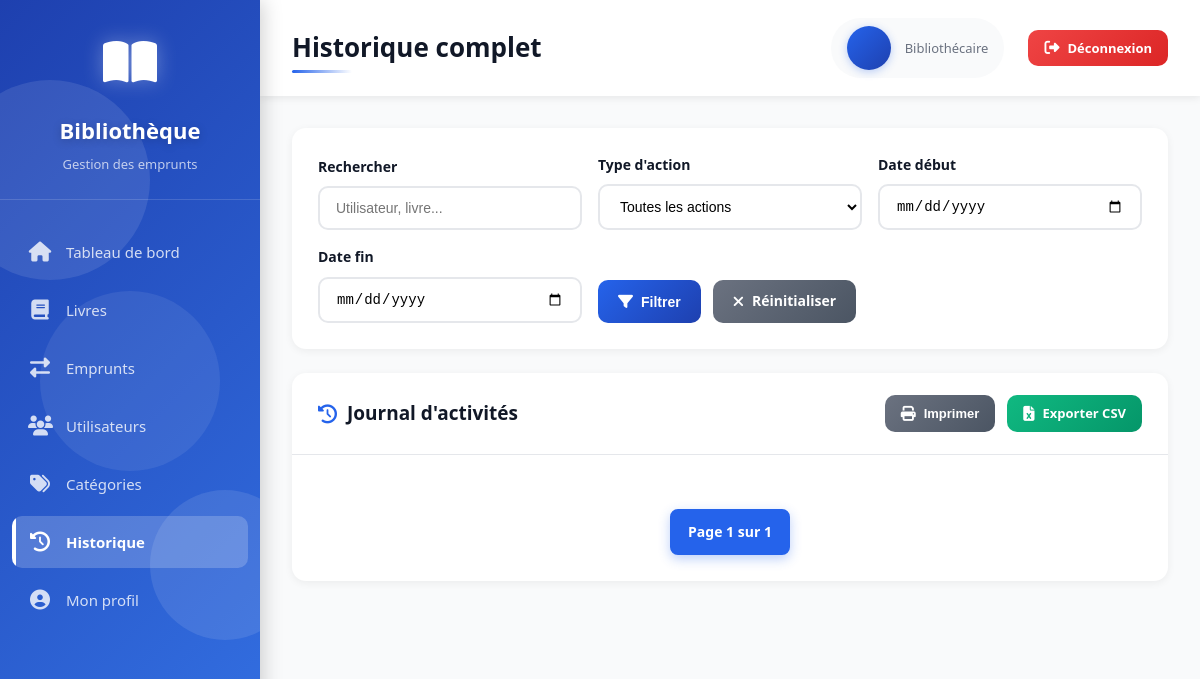
Before: /history/ (signed in) with the older database file.
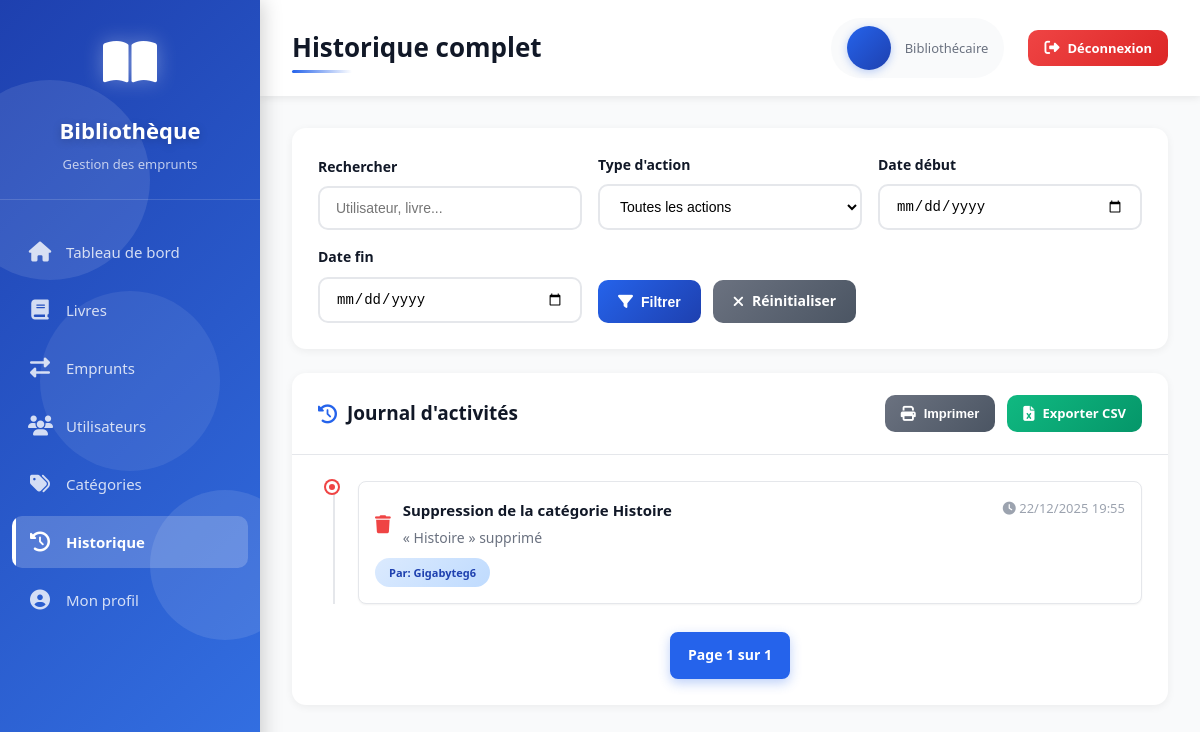
After: the same page with the newer database file.
### books/models.py (models this page shows, shortened)
class ActivityLog(models.Model):
    ACTION_CHOICES = [
        ("loan", "Emprunt"),
        ("return", "Retour"),
        ("add_book", "Ajout livre"),
        ("add_user", "Ajout utilisateur"),
        ("update", "Modification"),
        ("delete", "Suppression"),
    ]
    action_type = models.CharField(max_length=20, choices=ACTION_CHOICES)
    title = models.CharField(max_length=150)
    description = models.TextField()
    user = models.CharField(max_length=150, null=True, blank=True)
    performed_by = models.ForeignKey(
        "auth.User", on_delete=models.SET_NULL, null=True, blank=True
    )
    timestamp = models.DateTimeField(auto_now_add=True)
    def icon(self):
        return {
            "loan": "arrow-right",
            "return": "arrow-left",
            "add_book": "book-medical",
            "add_user": "user-plus",
            "update": "edit",
            "delete": "trash",
        }.get(self.action_type, "info-circle")

### app/views.py (the view)
# urls.py: path('history/', views.history, name="history"),
@login_required(login_url="signin")
def history(request):
    activities = ActivityLog.objects.all().order_by("-timestamp")
    search = request.GET.get("search", "")
    action_type = request.GET.get("action_type", "")
    date_from = request.GET.get("date_from", "")
    date_to = request.GET.get("date_to", "")
    if search:
        activities = activities.filter(
            Q(title__icontains=search) |
            Q(description__icontains=search) |
            Q(user__icontains=search)
        )
    if action_type:
        activities = activities.filter(action_type=action_type)
    if date_from:
        activities = activities.filter(timestamp__date__gte=date_from)
    if date_to:
        activities = activities.filter(timestamp__date__lte=date_to)
    paginator = Paginator(activities, 10)
    page_number = request.GET.get("page")
    page_obj = paginator.get_page(page_number)
    return render(request, "history.html", {
        "activities": page_obj,
        "search_query": search,
        "action_type": action_type,
        "date_from": date_from,
        "date_to": date_to,
        "page_obj": page_obj,
        "is_paginated": True,
    })

### templates/history.html (shortened to what the changed rows need)
{% extends 'base.html' %}
{% block page_title %}Historique complet{% endblock %}
{% block content %}
<div class="card">
    <div class="card-body">
        <div style="position: relative; padding-left: 40px;">
            <div style="position: absolute; left: 15px; top: 0; bottom: 0; width: 2px; background: #e5e7eb;"></div>
            {% for activity in activities %}
            <div style="position: relative; margin-bottom: 24px;">
                <div style="position: absolute; left: -32px; width: 12px; height: 12px; border-radius: 50%; background:
                    {% if activity.action_type == 'loan' %}#3b82f6
                    {% elif activity.action_type == 'return' %}#10b981
                    {% elif activity.action_type == 'add_book' or activity.action_type == 'add_user' %}#8b5cf6
                    {% elif activity.action_type == 'update' %}#f59e0b
                    {% elif activity.action_type == 'delete' %}#ef4444
                    {% else %}#6b7280{% endif %};
                    border: 3px solid white; box-shadow: 0 0 0 2px
                    {% if activity.action_type == 'loan' %}#3b82f6
                    {% elif activity.action_type == 'return' %}#10b981
                    {% elif activity.action_type == 'add_book' or activity.action_type == 'add_user' %}#8b5cf6
                    {% elif activity.action_type == 'update' %}#f59e0b
                    {% elif activity.action_type == 'delete' %}#ef4444
                    {% else %}#6b7280{% endif %};"></div>
                <div style="background: white; border: 1px solid #e5e7eb; border-radius: 8px; padding: 16px; box-shadow: 0 1px 2px rgba(0,0,0,0.05);">
                    <div style="display: flex; justify-content: space-between; align-items: start; margin-bottom: 8px;">
                        <div style="display: flex; align-items: center; gap: 12px;">
                            <i class="fas fa-{{ activity.icon }}" style="color:
                                {% if activity.action_type == 'loan' %}#3b82f6
                                {% elif activity.action_type == 'return' %}#10b981
                                {% elif activity.action_type == 'add_book' or activity.action_type == 'add_user' %}#8b5cf6
                                {% elif activity.action_type == 'update' %}#f59e0b
                                {% elif activity.action_type == 'delete' %}#ef4444
                                {% else %}#6b7280{% endif %}; font-size: 18px;"></i>
                            <div>
                                <strong style="font-size: 15px; color: #111827;">{{ activity.title }}</strong>
                                <p style="margin: 4px 0 0 0; font-size: 14px; color: #6b7280;">{{ activity.description }}</p>
                            </div>
                        </div>
                        <span style="font-size: 13px; color: #9ca3af; white-space: nowrap;">
                            <i class="fas fa-clock"></i>
                            {{ activity.timestamp|date:"d/m/Y H:i" }}
                        </span>
                    </div>
                    <div style="display: flex; gap: 8px; margin-top: 8px;">
                        {% if activity.performed_by %}
                        <span class="badge badge-info" style="font-size: 11px;">
                            Par: {{ activity.performed_by }}
                        </span>
                        {% endif %}
                    </div>
                </div>
            </div>
            {% endfor %}
        </div>
    </div>
</div>
{% endblock %}

Changed rows visible on the page:
added ActivityLog: title "Suppression de la catégorie Histoire", description "« Histoire » supprimé", timestamp "22/12/2025 19:55", performed_by "Gigabyteg6"
